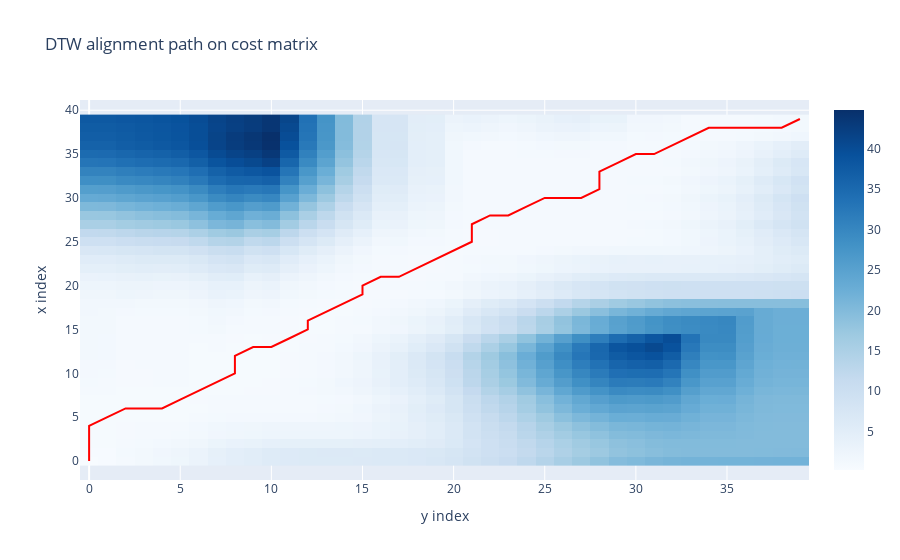

The notebook cell saved with this chart:
### Code cell
import numpy as np
import plotly.graph_objects as go

np.random.seed(7)
t = np.linspace(0, 2 * np.pi, 40)
x = np.sin(t) + 0.1 * np.random.randn(len(t))
y = np.sin(t + 0.6) + 0.1 * np.random.randn(len(t))

def dtw_cost_path(a, b):
    n, m = len(a), len(b)
    cost = np.full((n + 1, m + 1), np.inf)
    cost[0, 0] = 0.0
    for i in range(1, n + 1):
        for j in range(1, m + 1):
            dist = (a[i - 1] - b[j - 1]) ** 2
            cost[i, j] = dist + min(cost[i - 1, j], cost[i, j - 1], cost[i - 1, j - 1])
    # backtrack best path
    i, j = n, m
    path = []
    while i > 0 and j > 0:
        path.append((i - 1, j - 1))
        steps = [(i - 1, j), (i, j - 1), (i - 1, j - 1)]
        costs = [cost[a, b] for a, b in steps]
        i, j = steps[int(np.argmin(costs))]
    path.reverse()
    return cost[1:, 1:], path

cost, path = dtw_cost_path(x, y)

fig = go.Figure(data=go.Heatmap(z=cost, colorscale='Blues'))
fig.add_trace(
    go.Scatter(
        x=[p[1] for p in path],
        y=[p[0] for p in path],
        mode='lines',
        line=dict(color='red', width=2),
        name='DTW path',
    )
)
fig.update_layout(title='DTW alignment path on cost matrix', xaxis_title='y index', yaxis_title='x index')
fig.show()

### Figure 1 — Plotly figure (JSON) as saved in the notebook; plotly's stock layout.template omitted (floating-point values rounded to 4 significant figures; data arrays with more than 128 entries replaced by an {"elided": "..."} marker saying what was removed)
{"data": [{"colorscale": [[0.0, "rgb(247,251,255)"], [0.125, "rgb(222,235,247)"], [0.25, "rgb(198,219,239)"], [0.375, "rgb(158,202,225)"], [0.5, "rgb(107,174,214)"], [0.625, "rgb(66,146,198)"], [0.75, "rgb(33,113,181)"], [0.875, "rgb(8,81,156)"], [1.0, "rgb(8,48,107)"]], "type": "heatmap", "z": {"elided": "40x40 float values"}}, {"line": {"color": "red", "width": 2}, "mode": "lines", "name": "DTW path", "type": "scatter", "x": [0, 0, 0, 0, 0, 1, 2, 3, 4, 5, 6, 7, 8, 8, 8, 9, 10, 11, 12, 12, 13, 14, 15, 15, 16, 17, 18, 19, 20, 21, 21, 21, 22, 23, 24, 25, 26, 27, 28, 28, 28, 29, 30, 31, 32, 33, 34, 35, 36, 37, 38, 39], "y": [0, 1, 2, 3, 4, 5, 6, 6, 6, 7, 8, 9, 10, 11, 12, 13, 13, 14, 15, 16, 17, 18, 19, 20, 21, 21, 22, 23, 24, 25, 26, 27, 28, 28, 29, 30, 30, 30, 31, 32, 33, 34, 35, 35, 36, 37, 38, 38, 38, 38, 38, 39]}], "layout": {"title": {"text": "DTW alignment path on cost matrix"}, "xaxis": {"title": {"text": "y index"}}, "yaxis": {"title": {"text": "x index"}}}}
